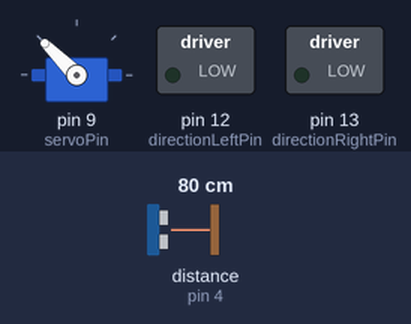
This sketch was run on a simulated Arduino Uno, built with avr-gcc and run on an emulated ATmega328P. Parts: servo, switched loads named in the sketch (green lamp = pin HIGH). Wiring (inferred from the names in the program): ultrasonic range finder: trigger pin 5; echo pin 4. The test bench sets the inputs (shaded band); at power-on: distance to the obstacle (sensor on pin 4) 80 cm. The echo pulse lasts 58.3 µs per cm; pins used as bus, display or sensor lines are not drawn.

Above: at 2.8 s.
2.9 s: distance to the obstacle (sensor on pin 4) set to 23 cm
7.2 s: distance to the obstacle (sensor on pin 4) set to 20 cm
At 10.9 s:
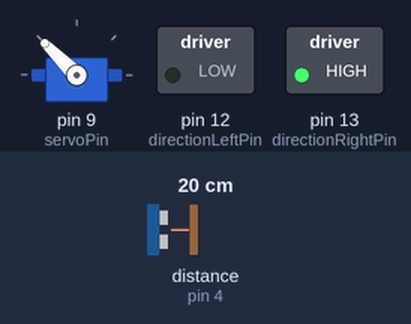
11.5 s: distance to the obstacle (sensor on pin 4) set to 35 cm
At 14.7 s:
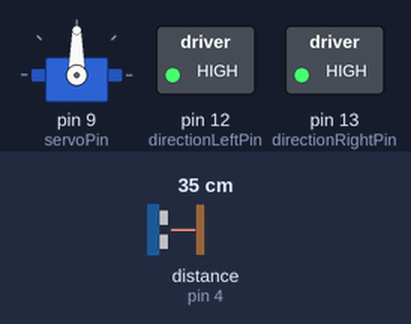
14.8 s: distance to the obstacle (sensor on pin 4) set to 2 cm
At 19.8 s:
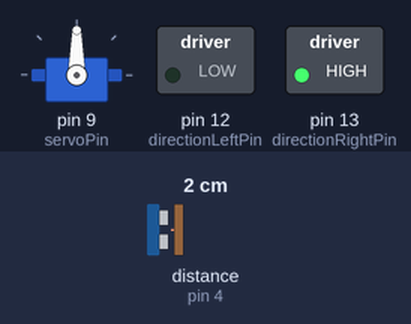
Timing chart, 0 to 20.0 s (numbered marks = the images above; inputs shaded):
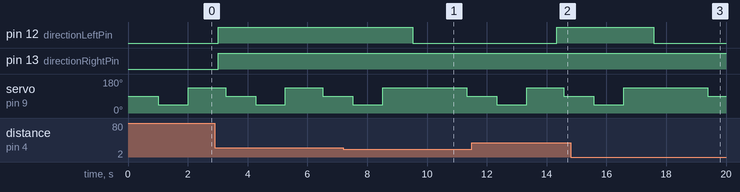

The sketch:

ultrasound_rover.ino
```cpp
#include <Servo.h>

int servoPin = 9;
Servo myservo;

//Motor pins
int directionLeftPin = 12;
int directionRightPin = 13;
int powerLeftPin = 3;
int powerRightPin = 11;

//Ultrasonic sensor pins
int inputPin  = 4;    // define pin for sensor echo
int outputPin = 5;    // define pin for sensor trig

void setup() {
    Serial.begin(9600);
    myservo.attach(servoPin);
    pinMode(directionLeftPin, OUTPUT);
    pinMode(directionRightPin, OUTPUT);
    pinMode(powerLeftPin, OUTPUT);
    pinMode(powerRightPin, OUTPUT);
    pinMode(inputPin, INPUT);
    pinMode(outputPin, OUTPUT);
}

/*
 * Return the distance read by the ultrasound sensor
 */
 float readDistance() {
    digitalWrite(outputPin, LOW);   // ultrasonic sensor transmit low level signal 2μs
    delayMicroseconds(2);
    digitalWrite(outputPin, HIGH);  // ultrasonic sensor transmit high level signal10μs, at least 10μs
    delayMicroseconds(10);
    digitalWrite(outputPin, LOW);    // keep transmitting low level signal
    float pingTime = pulseIn(inputPin, HIGH);  // read the time in between
    float distance = pingTime / 58.1;
    return distance;
}

/**
 * Turns the rover by angle (positive is left, negative is right)
 */
void turn(const float angle) {
    if (angle > 0) {
        digitalWrite(directionLeftPin, LOW);
        digitalWrite(directionRightPin, HIGH);
        analogWrite(powerLeftPin, 200);
        analogWrite(powerRightPin,200);
        delay(10 * angle);
    } else {
        digitalWrite(directionLeftPin, HIGH);
        digitalWrite(directionRightPin, LOW);
        analogWrite(powerLeftPin, 200);
        analogWrite(powerRightPin,200);
        delay(10 * (-angle));
    }
    analogWrite(powerLeftPin, 0);
    analogWrite(powerRightPin,0);
}

/**
 * Move forward by distance
 */
void moveFwd(const float distance) {
    digitalWrite(directionLeftPin, HIGH);
    digitalWrite(directionRightPin, HIGH);
    analogWrite(powerLeftPin, 200);
    analogWrite(powerRightPin,200);
    delay(50 * distance);
    analogWrite(powerLeftPin, 0);
    analogWrite(powerRightPin,0);
}

/**
 * Return the angles the rover should turn based on the distance readings
 */
void determineDirectionAndMove() {
    myservo.write(90);
    delay(1000);
    float distanceFwd = readDistance();
    myservo.write(45);
    delay(1000);
    float distanceFwdLeft = readDistance();
    myservo.write(135);
    delay(1000);
    float distanceFwdRight = readDistance();
    if (distanceFwd > 20.0 && distanceFwdLeft > 20.0 && distanceFwdRight > 20.0) {
       moveFwd(5.0);
    } else if (distanceFwdLeft > 40.0) {
        turn(-45.0);
    } else if (distanceFwdRight > 40.0) {
        turn(45.0);
    } else {
        turn(180.0);
    }
}

void loop() {
    determineDirectionAndMove();
}
```

Measured:
- the behaviour switches between 21 and 20 cm on distance to the obstacle (sensor on pin 4) (found by bisection; images 0 and 1)
- after the input at 7.2 s, pin 12 (directionLeftPin): HIGH → LOW after 2.3 s
- after the input at 11.5 s, pin 12 (directionLeftPin): LOW → HIGH after 2.8 s
- after the input at 14.8 s, pin 12 (directionLeftPin): HIGH → LOW after 2.8 s
